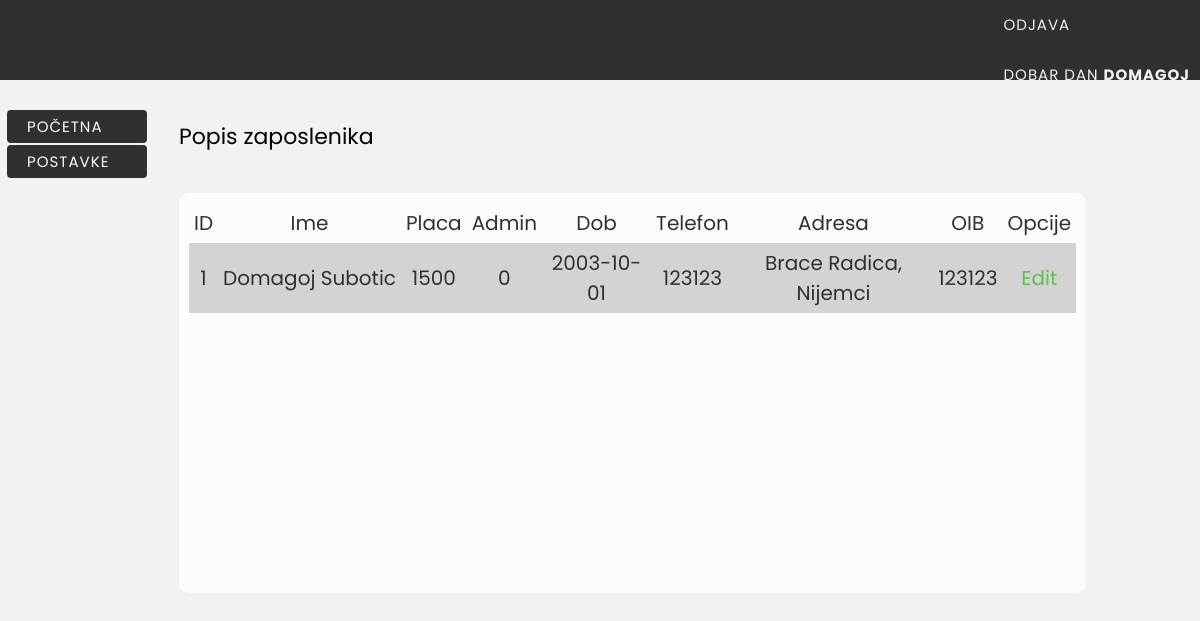
/viewlist.php?list=employee (signed in), run on the app's committed database.
### tables this page shows
CREATE TABLE IF NOT EXISTS `employee` (
  `first_name` varchar(20) NOT NULL,
  `last_name` varchar(20) NOT NULL,
  `id` int(11) NOT NULL,
  `salary` int(8) NOT NULL,
  `phone_number` int(13) NOT NULL,
  `address` varchar(60) NOT NULL,
  `uid` int(11) NOT NULL,
  `join_date` date NOT NULL,
  `dob` date NOT NULL,
  `perks` int(11) NOT NULL DEFAULT '0',
  `admin` tinyint(1) NOT NULL
);

### viewlist.php (the view, shortened to what this page needs)
<?php
require_once("include/header.php");
$connect = mysqli_connect(DB_SERVER, DB_USER, DB_PASSWORD, DB_NAME);
?>
<div id="body">
    <?php include_once("include/left_content.php"); ?>
    <div class="rcontent">
        <?php if(isset($_GET['list'])){
            if(!strcmp(strtolower($_GET['list']),"product")){
                echo"<h1><span>Popis proizvoda</span></h1>";
                echo"<div id='contentbox'><div id='data'>
                 <table id='itemList' ><tr><th>ID</th><th>Naziv</th><th>Dobavljač</th><th>Cijena</th><th>Opcije</th></tr>";
                $plist = mysqli_query($connect,"SELECT product.product_id, product.product_name, product.quantity, product.supplier_id, supplier.sdealer FROM product INNER JOIN supplier ON product.supplier_id = supplier.sid;");
                while($row = mysqli_fetch_array($plist)){
                    echo"<tr><td>{$row['product_id']}</td>
                     <td>{$row['product_name']}</td>
                     <td>{$row['sdealer']}</td>
                     <td>{$row['quantity']}</td>
                     <td><a href='editlist.php?name=product&id={$row['product_id']}'>Uredi</a></td>
                     </tr>";
                }
                echo"</table></div></div>";
            }
            elseif(!strcmp(strtolower($_GET['list']),"employee")){
                echo"<h1><span>Popis zaposlenika</span></h1>";
                echo"<div id='contentbox'><div id='data'><table id='itemList' ><tr><th>ID</th><th>Ime</th><th>Placa</th><th>Admin</th><th>Dob</th><th>Telefon</th><th>Adresa</th><th>OIB</th><th>Opcije</th></tr>";
                $slist = mysqli_query($connect, "SELECT id, first_name, last_name, salary, admin, dob, phone_number, address, uid FROM employee");
                while($row = mysqli_fetch_array($slist)){
                    echo"<tr><td>{$row['id']}</td>
                     <td>{$row['first_name']}&nbsp;{$row['last_name']}</td>
                     <td>{$row['salary']}</td>
                     <td>{$row['admin']}</td>
                     <td>{$row['dob']}</td>
                     <td>{$row['phone_number']}</td>
                     <td>{$row['address']}</td>
                     <td>{$row['uid']}</td>
                     <td><a href='editlist.php?name=employee&id={$row['id']}'>Edit</a></td>
                     </tr>";
                }
            }
            else {
                echo"<h1><span><a href='viewlist.php?list=Product'>Lista proizvoda</a></span></h1>
                 <h1><span><a href='viewlist.php?list=Supplier'>Lista dobavljača</a></span></h1>
                 <h1><span><a href='viewlist.php?list=Employee'>Lista zaposlenih</a></span></h1>";
            }
        }
        else {
            echo"<h1><span><a href='viewlist.php?list=Product'>Lista proizvoda</a></span></h1>
             <h1><span><a href='viewlist.php?list=Supplier'>Lista dobavljača</a></span></h1>
             <h1><span><a href='viewlist.php?list=Employee'>Lista zaposlenih</a></span></h1>";
        }
        ?>
    </div>
</div>

### css/outline.css (style rules this page uses)
html * { font-family: 'Poppins', sans-serif; }
body { margin-left:auto; margin-right:auto; background-color: #f2f2f2; background-repeat: repeat, no-repeat; background-position: center center; background-attachment: fixed; -webkit-background-size: auto, cover; -moz-background-size: auto, cover; -o-background-size: auto, cover; background-size: auto, cover; color: #000; font-family: 'Josefin Slab', Arial, sans-serif; font-size: 20px; }
a { color: #236F13FF; text-decoration: none; }
h1 { margin:0px; padding:20px; font-size:42px; color:#000; text-align:left; font-weight:400; }
h1 span { font-size:22px; color:#000; padding-top:10px; }
.rcontent { position:relative; width:84%; margin:0px 5px; float:left; overflow:auto; padding-bottom:100px; }
#contentbox { width:90%; height: 400px; margin: 20px; background-color:#FFFFFF; border-radius:10px; -moz-border-radius: 15px; opacity: 0.8; overflow: auto; }
#contentbox a { color: #236f13; }
#data { padding:10px; }
#itemList { width:100%; }
#itemList a { color: #3ab520; }
#itemList th,td { padding:5px; text-align:center; }
#itemList tr:nth-child(even) { background-color: #CCC; }
#itemList tr:nth-child(odd) { background-color:#FFF; }

### css/menu.css (style rules this page uses)
html * { font-family: 'Poppins', sans-serif; }

### data on the page
employee: id "1", first_name "Domagoj", last_name "Subotic", salary "1500", admin "0", dob "2003-10-01", phone_number "123123", address "Brace Radica, Nijemci", uid "123123"

### other printed values
$_SESSION['username'] "DOMAGOJ"
